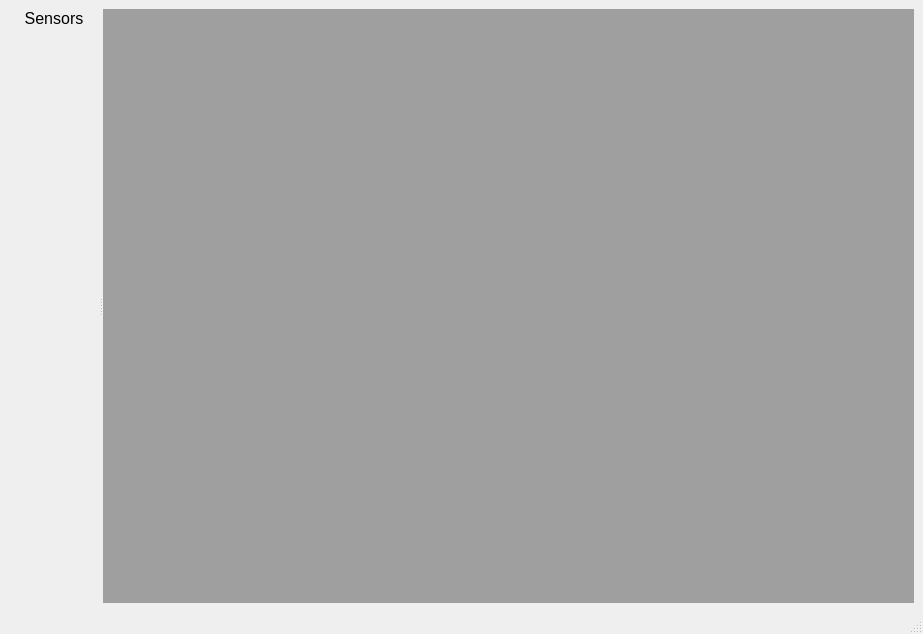
<?xml version="1.0" encoding="UTF-8"?>
<ui version="4.0">
 <class>MainWindow</class>
 <widget class="QMainWindow" name="MainWindow">
  <property name="geometry">
   <rect>
    <x>0</x>
    <y>0</y>
    <width>923</width>
    <height>634</height>
   </rect>
  </property>
  <property name="sizePolicy">
   <sizepolicy hsizetype="Preferred" vsizetype="Preferred">
    <horstretch>0</horstretch>
    <verstretch>0</verstretch>
   </sizepolicy>
  </property>
  <property name="windowTitle">
   <string>MainWindow</string>
  </property>
  <widget class="QWidget" name="centralwidget">
   <layout class="QVBoxLayout" name="verticalLayout_4">
    <item>
     <widget class="QSplitter" name="splitter">
      <property name="orientation">
       <enum>Qt::Horizontal</enum>
      </property>
      <widget class="QWidget" name="verticalLayoutWidget_2">
       <layout class="QVBoxLayout" name="verticalLayout">
        <item>
         <widget class="QLabel" name="label">
          <property name="font">
           <font>
            <pointsize>12</pointsize>
           </font>
          </property>
          <property name="text">
           <string>Sensors</string>
          </property>
          <property name="alignment">
           <set>Qt::AlignCenter</set>
          </property>
         </widget>
        </item>
        <item>
         <layout class="QVBoxLayout" name="verticalLayoutSensor">
          <item>
           <spacer name="verticalSpacer">
            <property name="orientation">
             <enum>Qt::Vertical</enum>
            </property>
            <property name="sizeHint" stdset="0">
             <size>
              <width>20</width>
              <height>40</height>
             </size>
            </property>
           </spacer>
          </item>
         </layout>
        </item>
       </layout>
      </widget>
      <widget class="QMdiArea" name="mdiArea">
       <property name="sizePolicy">
        <sizepolicy hsizetype="Expanding" vsizetype="Expanding">
         <horstretch>0</horstretch>
         <verstretch>0</verstretch>
        </sizepolicy>
       </property>
       <property name="styleSheet">
        <string notr="true"/>
       </property>
      </widget>
     </widget>
    </item>
   </layout>
  </widget>
  <widget class="QMenuBar" name="menubar">
   <property name="geometry">
    <rect>
     <x>0</x>
     <y>0</y>
     <width>923</width>
     <height>22</height>
    </rect>
   </property>
  </widget>
  <widget class="QStatusBar" name="statusbar"/>
 </widget>
 <resources/>
 <connections/>
</ui>
